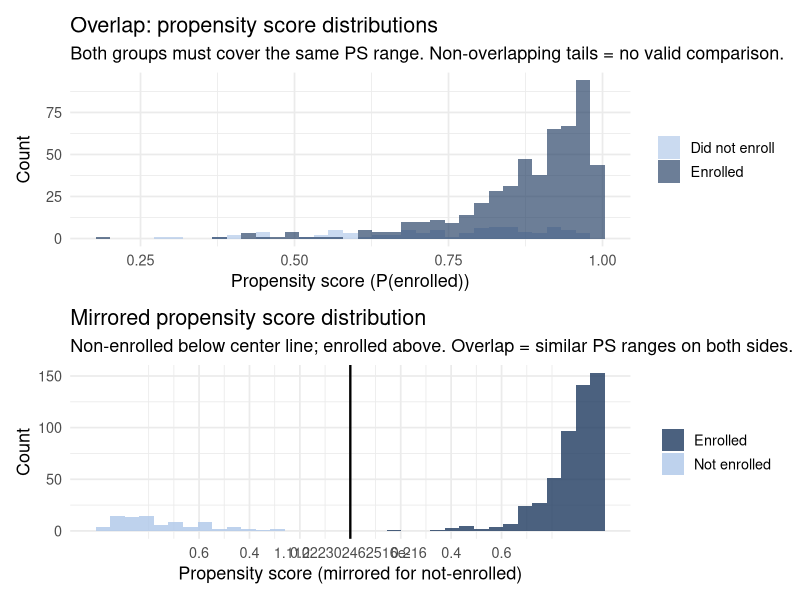

Here is the R script that generated this plot:
## ---- chunk 1
library(tidyverse)
library(MatchIt)
library(broom)
library(lme4)
library(ggplot2)
library(patchwork)
set.seed(42)
## ---- chunk 2
n <- 600

financial_literacy <- rnorm(n, 50, 12)
income_percentile  <- rnorm(n, 50, 15)
baseline_savings   <- rnorm(n, 40, 10)

# Enrollment probability driven by observed confounders
p_enroll  <- plogis(-4 + 0.06 * financial_literacy + 0.04 * income_percentile
                       + 0.03 * baseline_savings)
enrolled  <- rbinom(n, 1, p_enroll)

# True ATE = 8 (program increases monthly savings by 8 units)
savings_change <- 0.2 * financial_literacy + 0.15 * income_percentile
               + 8 * enrolled + rnorm(n, 0, 7)

df_ps <- tibble(financial_literacy, income_percentile, baseline_savings,
                enrolled, savings_change)

m_naive <- lm(savings_change ~ enrolled, data = df_ps)
cat("Naive estimate:", round(coef(m_naive)["enrolled"], 2),
    "  |  True effect = 8\n")
## ---- chunk 3
ps_model <- glm(enrolled ~ financial_literacy + income_percentile + baseline_savings,
                family = binomial, data = df_ps)
df_ps <- df_ps |> mutate(ps = fitted(ps_model))
## ---- chunk 4
p_hist <- ggplot(df_ps, aes(x = ps, fill = factor(enrolled))) +
  geom_histogram(alpha = 0.65, bins = 35, position = "identity") +
  scale_fill_manual(values = c("#aec6e8", "#1e3a5f"),
                    labels = c("Did not enroll", "Enrolled"),
                    name   = NULL) +
  labs(
    title    = "Overlap: propensity score distributions",
    subtitle = "Both groups must cover the same PS range. Non-overlapping tails = no valid comparison.",
    x        = "Propensity score (P(enrolled))",
    y        = "Count"
  ) +
  theme_minimal(base_size = 13)

# Mirrored version for cleaner comparison
p_mirror <- df_ps |>
  mutate(group   = ifelse(enrolled == 1, "Enrolled", "Not enrolled"),
         ps_plot = ifelse(enrolled == 0, -ps, ps)) |>
  ggplot(aes(x = ps_plot, fill = group)) +
  geom_histogram(bins = 35, alpha = 0.8) +
  scale_fill_manual(values = c("Enrolled" = "#1e3a5f", "Not enrolled" = "#aec6e8"),
                    name = NULL) +
  scale_x_continuous(
    breaks = seq(-0.6, 0.6, 0.2),
    labels = abs(seq(-0.6, 0.6, 0.2))
  ) +
  geom_vline(xintercept = 0, color = "black", linewidth = 0.8) +
  labs(
    title    = "Mirrored propensity score distribution",
    subtitle = "Non-enrolled below center line; enrolled above. Overlap = similar PS ranges on both sides.",
    x        = "Propensity score (mirrored for not-enrolled)",
    y        = "Count"
  ) +
  theme_minimal(base_size = 13)

p_hist / p_mirror
## ---- chunk 5
m_out <- matchit(enrolled ~ financial_literacy + income_percentile + baseline_savings,
                 data   = df_ps,
                 method = "nearest",
                 ratio  = 1)

summary(m_out)$sum.matched |>
  knitr::kable(digits = 3,
    caption = "Balance after nearest-neighbor matching. Standardized mean differences should be < 0.10 after matching.")
## ---- chunk 6
matched_data <- match.data(m_out)

m_psm <- lm(savings_change ~ enrolled + financial_literacy + income_percentile + baseline_savings,
            data    = matched_data,
            weights = weights)

tidy(m_psm) |> filter(term == "enrolled") |>
  knitr::kable(digits = 3,
    caption = "PSM estimate of ATT (true ATE = 8)")
## ---- chunk 7
df_ps <- df_ps |>
  mutate(
    ipw = ifelse(enrolled == 1,
                 1 / fitted(ps_model),
                 1 / (1 - fitted(ps_model)))
  )

m_ipw <- lm(savings_change ~ enrolled + financial_literacy + income_percentile + baseline_savings,
            data    = df_ps,
            weights = ipw)

tidy(m_ipw) |> filter(term == "enrolled") |>
  knitr::kable(digits = 3,
    caption = "IPW estimate (true effect = 8)")
## ---- chunk 8
m_dr <- lm(savings_change ~ enrolled + financial_literacy + income_percentile + baseline_savings,
           data    = df_ps,
           weights = ipw)

bind_rows(
  tidy(m_naive) |> filter(term == "enrolled") |> mutate(method = "Naive OLS"),
  tidy(m_psm)   |> filter(term == "enrolled") |> mutate(method = "PSM (ATT)"),
  tidy(m_ipw)   |> filter(term == "enrolled") |> mutate(method = "IPW (ATE)"),
  tidy(m_dr)    |> filter(term == "enrolled") |> mutate(method = "Doubly Robust")
) |>
  select(method, estimate, std.error, p.value) |>
  knitr::kable(digits = 3,
    caption = "Comparison: naive vs. PSM vs. IPW vs. doubly robust (true = 8). In this simulated DGP, all three PS-based approaches recover close to the true effect; naive OLS is inflated.")
## ---- chunk 9
n_att <- 200
treatment_att    <- rep(c(0, 1), each = 100)
baseline_debt    <- rnorm(n_att, 50, 10)

# High debt + control group → higher dropout
# (distressed households avoid follow-up measurement)
p_remain  <- plogis(2.5 - 0.07 * baseline_debt + 0.8 * treatment_att)
remained  <- rbinom(n_att, 1, p_remain)

# True treatment effect = +6 (financial coaching increases savings)
outcome_att <- 45 + 6 * treatment_att - 0.3 * baseline_debt + rnorm(n_att, 0, 6)

df_att <- tibble(treatment = treatment_att, baseline_debt, remained, outcome_att)

cat("Control retention:  ", round(mean(remained[treatment_att == 0]) * 100, 1), "%\n")
cat("Treatment retention:", round(mean(remained[treatment_att == 1]) * 100, 1), "%\n")
## ---- chunk 10
ps_att     <- glm(remained ~ baseline_debt + treatment, family = binomial, data = df_att)
df_att$ipw_att <- 1 / fitted(ps_att)

df_complete     <- df_att |> filter(remained == 1)
m_naive_att     <- lm(outcome_att ~ treatment, data = df_complete)
m_ipw_att       <- lm(outcome_att ~ treatment, data = df_complete,
                       weights = df_att$ipw_att[df_att$remained == 1])

bind_rows(
  tidy(m_naive_att) |> filter(term == "treatment") |> mutate(method = "Naive complete-case analysis"),
  tidy(m_ipw_att)   |> filter(term == "treatment") |> mutate(method = "IPW-corrected analysis")
) |>
  select(method, estimate, std.error, p.value) |>
  knitr::kable(digits = 3,
    caption = "Attrition bias: naive vs. IPW-weighted (true effect = +6). High-debt control households drop out more, biasing the naive estimate downward. IPW is consistent under MAR.")
